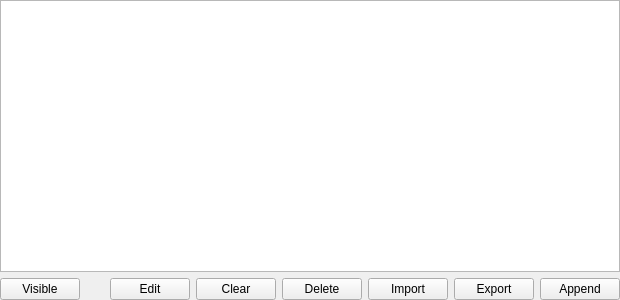
<?xml version="1.0" encoding="UTF-8"?>
<ui version="4.0">
 <class>SAKTableViewWithController</class>
 <widget class="QWidget" name="SAKTableViewWithController">
  <property name="geometry">
   <rect>
    <x>0</x>
    <y>0</y>
    <width>620</width>
    <height>300</height>
   </rect>
  </property>
  <property name="windowTitle">
   <string>Form</string>
  </property>
  <layout class="QGridLayout" name="gridLayout">
   <property name="leftMargin">
    <number>0</number>
   </property>
   <property name="topMargin">
    <number>0</number>
   </property>
   <property name="rightMargin">
    <number>0</number>
   </property>
   <property name="bottomMargin">
    <number>0</number>
   </property>
   <item row="1" column="6">
    <widget class="QPushButton" name="pushButtonExport">
     <property name="text">
      <string>Export</string>
     </property>
    </widget>
   </item>
   <item row="1" column="5">
    <widget class="QPushButton" name="pushButtonImport">
     <property name="text">
      <string>Import</string>
     </property>
    </widget>
   </item>
   <item row="1" column="4">
    <widget class="QPushButton" name="pushButtonDelete">
     <property name="text">
      <string>Delete</string>
     </property>
    </widget>
   </item>
   <item row="1" column="7">
    <widget class="QPushButton" name="pushButtonAppend">
     <property name="text">
      <string>Append</string>
     </property>
    </widget>
   </item>
   <item row="1" column="3">
    <widget class="QPushButton" name="pushButtonClear">
     <property name="text">
      <string>Clear</string>
     </property>
    </widget>
   </item>
   <item row="0" column="0" colspan="8">
    <widget class="QTableView" name="tableView"/>
   </item>
   <item row="1" column="0">
    <widget class="QPushButton" name="pushButtonVisible">
     <property name="text">
      <string>Visible</string>
     </property>
    </widget>
   </item>
   <item row="1" column="2">
    <widget class="QPushButton" name="pushButtonEdit">
     <property name="text">
      <string>Edit</string>
     </property>
    </widget>
   </item>
   <item row="1" column="1">
    <spacer name="horizontalSpacer">
     <property name="orientation">
      <enum>Qt::Horizontal</enum>
     </property>
     <property name="sizeHint" stdset="0">
      <size>
       <width>40</width>
       <height>20</height>
      </size>
     </property>
    </spacer>
   </item>
  </layout>
 </widget>
 <resources/>
 <connections/>
</ui>
